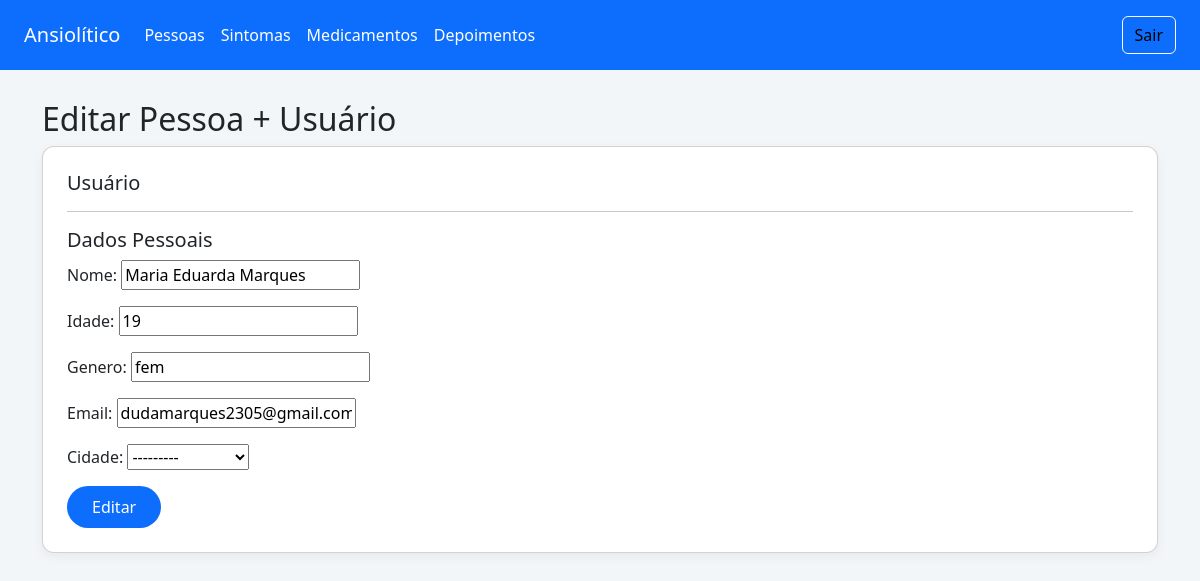
The app's page /pessoas/1/editar/ (signed in) with its own data.
### app/models.py (models this page shows, shortened)
class Pessoa(models.Model):
    usuario = models.OneToOneField(User, on_delete=models.CASCADE, null=True, blank=True)
    nome = models.CharField(max_length=100)
    idade = models.PositiveIntegerField()
    genero = models.CharField(max_length=20)
    email = models.EmailField(unique=True)
    cidade = models.ForeignKey(Cidade, on_delete=models.SET_NULL, null=True, blank=True)

class Cidade(models.Model):
    nome = models.CharField(max_length=100)
    def __str__(self):
        return self.nome

### app/views.py (the view, shortened to what this page needs)
# urls.py: path('pessoas/<int:pk>/editar/', views.pessoa_edit, name='pessoa_edit'),
@login_required
def pessoa_edit(request, pk):
    pessoa = get_object_or_404(Pessoa, pk=pk)
    form = PessoaForm(request.POST or None, instance=pessoa)
    return render(request, 'pessoa_form.html', {'form': form, 'acao': 'Editar'})

### app/forms.py
class PessoaForm(forms.ModelForm):
    class Meta:
        model = Pessoa
        exclude = ['usuario']

### ansiolitico/app/templates/pessoa_form.html (shortened to what this page needs)
{% extends 'base.html' %}
{% block content %}
<h2>{{ acao }} Pessoa + Usuário</h2>
<div class="card p-4">
    <form method="post">
        <h5>Usuário</h5>
        <hr>
        <h5>Dados Pessoais</h5>
        {{ form.as_p }}
        <button type="submit" class="btn btn-modern">{{ acao }}</button>
    </form>
</div>
{% endblock %}

### ansiolitico/app/templates/base.html (style rules this page uses)
body { background-color: #f2f6f9; font-family: 'Segoe UI', sans-serif; }
.btn-modern { background-color: #0d6efd; color: white; border-radius: 25px; padding: 8px 24px; }
.card { border-radius: 12px; box-shadow: 0px 4px 12px rgba(0, 0, 0, 0.05); }

### records on screen
Pessoa: nome "Maria Eduarda Marques", idade "19", genero "fem", email "dudamarques2305@gmail.com", cidade "---------"

### other values on screen
{{ acao }} "Editar"
